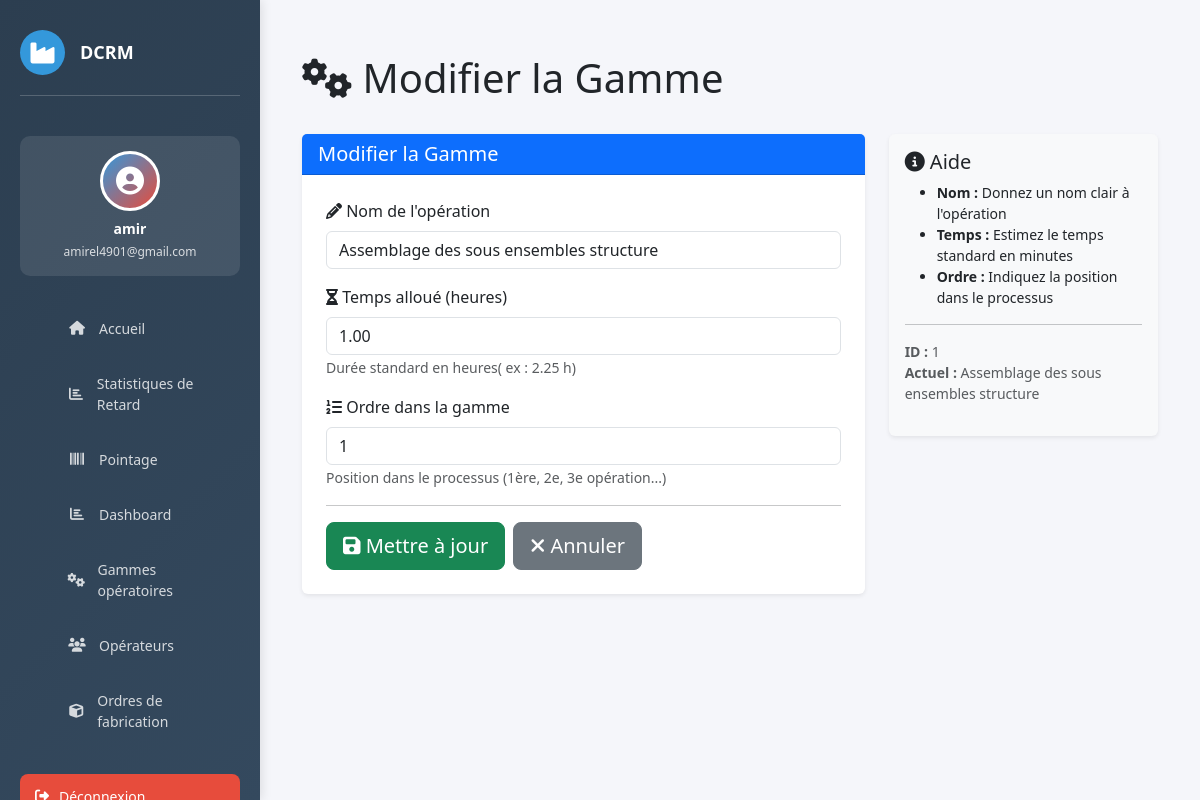
Page /gamme/1/modifier/ (signed in) on the committed database.
### website/models.py (models this page shows, shortened)
class GammeOperation(models.Model):
    nom           = models.CharField(max_length=200)
    temps_alloue  = models.DecimalField(max_digits=5, decimal_places=2, help_text="Durée standard en minutes")
    ordre         = models.PositiveSmallIntegerField(help_text="Position dans la gamme")
    class Meta:
        ordering = ['ordre']

### website/views.py (the view)
# urls.py: path('gamme/<int:id>/modifier/', views.gamme_form, name='modifier_gamme'),  # Modifier
@login_required(login_url='home')
def gamme_form(request, id=None):
    gamme = get_object_or_404(GammeOperation, id=id) if id else None
    titre = "Modifier la Gamme" if gamme else "Ajouter une Gamme"
    if request.method == 'POST':
        form = GammeOperationForm(request.POST, instance=gamme)
        if form.is_valid():
            form.save()
            msg = "modifiée" if gamme else "ajoutée"
            messages.success(request, f"✅ Gamme {msg} avec succès!")
            return redirect('gammes_list')
    else:
        form = GammeOperationForm(instance=gamme)
    return render(request, 'gamme/gamme_form.html', {'form': form, 'titre': titre, 'gamme': gamme})

### website/forms.py
class GammeOperationForm(forms.ModelForm):
    class Meta:
        model = GammeOperation
        fields = ['nom', 'temps_alloue', 'ordre']
        widgets = {
            'nom': forms.TextInput(attrs={
                'class': 'form-control',
                'placeholder': 'Ex: Assemblage'
            }),
            'temps_alloue': forms.NumberInput(attrs={
                'class': 'form-control',
                'step': '0.01',
                'placeholder': 'Heures  (ex: 2.25)'
            }),
            'ordre': forms.NumberInput(attrs={
                'class': 'form-control',
                'placeholder': '1, 2, 3...'
            }),
        }

### website/templates/gamme/gamme_form.html (shortened to what this page needs)
{% extends 'base.html' %}
{% load static %}
{% block content %}
<div class="container mt-4">
    <div class="row mb-4">
        <div class="col-md-8">
            <h1 class="display-6">
                <i class="fas fa-cogs"></i> {{ titre }}
            </h1>
        </div>
    </div>
    <div class="row">
        <div class="col-lg-8">
            <div class="card border-0 shadow-sm">
                <div class="card-header bg-primary text-white">
                    <h5 class="mb-0">{{ titre }}</h5>
                </div>
                <div class="card-body p-4">
                    <form method="POST" novalidate>
                        <div class="mb-3">
                            <label class="form-label">
                                <i class="fas fa-pencil-alt"></i> Nom de l'opération
                            </label>
                            {% if form.nom.errors %}
                                <input type="text" name="nom" class="form-control is-invalid"
                                       value="{{ form.nom.value|default:'' }}" required>
                                <div class="invalid-feedback">
                                    {{ form.nom.errors.0 }}
                                </div>
                            {% else %}
                                <input type="text" name="nom" class="form-control"
                                       placeholder="Ex: Assemblage structure"
                                       value="{{ form.nom.value|default:'' }}" required>
                            {% endif %}
                        </div>
                        <div class="mb-3">
                            <label class="form-label">
                                <i class="fas fa-hourglass-half"></i> Temps alloué (heures)
                            </label>
                            {% if form.temps_alloue.errors %}
                                <input type="number" name="temps_alloue" class="form-control is-invalid"
                                       value="{{ form.temps_alloue.value|default:'' }}" required>
                                <div class="invalid-feedback">
                                    {{ form.temps_alloue.errors.0 }}
                                </div>
                            {% else %}
                                <input type="number" name="temps_alloue" class="form-control"
                                       placeholder="Ex: 1.02"
                                       value="{{ form.temps_alloue.value|default:'' }}" required>
                            {% endif %}
                            <small class="text-muted">Durée standard en heures( ex : 2.25 h)</small>
                        </div>
                        <div class="mb-3">
                            <label class="form-label">
                                <i class="fas fa-list-ol"></i> Ordre dans la gamme
                            </label>
                            {% if form.ordre.errors %}
                                <input type="number" name="ordre" class="form-control is-invalid"
                                       value="{{ form.ordre.value|default:'' }}" required>
                                <div class="invalid-feedback">
                                    {{ form.ordre.errors.0 }}
                                </div>
                            {% else %}
                                <input type="number" name="ordre" class="form-control"
                                       placeholder="Ex: 1, 2, 3..."
                                       value="{{ form.ordre.value|default:'' }}" required>
                            {% endif %}
                            <small class="text-muted">Position dans le processus (1ère, 2e, 3e opération...)</small>
                        </div>
                        <hr>
                        <div class="d-flex gap-2">
                            <button type="submit" class="btn btn-success btn-lg">
                                <i class="fas fa-save"></i>
                                {% if gamme %}Mettre à jour{% else %}Ajouter{% endif %}
                            </button>
                            <a href="{% url 'gammes_list' %}" class="btn btn-secondary btn-lg">
                                <i class="fas fa-times"></i> Annuler
                            </a>
                        </div>
                    </form>
                </div>
            </div>
        </div>
        <div class="col-lg-4">
            <div class="card border-0 shadow-sm bg-light">
                <div class="card-body">
                    <h5 class="card-title">
                        <i class="fas fa-info-circle"></i> Aide
                    </h5>
                    <ul class="small">
                        <li><strong>Nom :</strong> Donnez un nom clair à l'opération</li>
                        <li><strong>Temps :</strong> Estimez le temps standard en minutes</li>
                        <li><strong>Ordre :</strong> Indiquez la position dans le processus</li>
                    </ul>
                    {% if gamme %}
                    <hr>
                    <p class="small text-muted">
                        <strong>ID :</strong> {{ gamme.id }}<br>
                        {% if gamme.nom %}<strong>Actuel :</strong> {{ gamme.nom }}{% endif %}
                    </p>
                    {% endif %}
                </div>
            </div>
        </div>
    </div>
</div>
{% endblock %}

### website/templates/base.html (shortened to what this page needs)
{% load static %}
<!DOCTYPE html>
<html lang="fr">
<head>
    <link href="https://cdn.jsdelivr.net/npm/bootstrap@5.3.0/dist/css/bootstrap.min.css" rel="stylesheet">
    <link rel="stylesheet" href="https://cdnjs.cloudflare.com/ajax/libs/font-awesome/6.4.0/css/all.min.css">
</head>
<body>
    {% if user.is_authenticated %}
    <aside class="sidebar">
        <div class="sidebar-header">
            <div class="logo">
                <i class="fas fa-industry"></i>
            </div>
            <h3>DCRM</h3>
        </div>
        <div class="user-profile">
            <div class="user-avatar">
                <i class="fas fa-user-circle"></i>
            </div>
            <h6>{{ user.first_name|default:user.username }}</h6>
            <p>{{ user.email }}</p>
        </div>
        <ul class="sidebar-menu">
            <li>
                <a href="{% url 'dashboard_home' %}">
                    <i class="fas fa-home"></i>
                    <span>Accueil</span>
                </a>
            </li>
             <li>
                <a href="{% url 'list_retard' %}">
                    <i class="fas fa-chart-bar"></i>
                    <span>Statistiques de Retard</span>
                </a>
            </li>
            <li>
                <a href="{% url 'pointage' %}">
                    <i class="fas fa-barcode"></i>
                    <span>Pointage</span>
                </a>
            </li>
            <li>
                <a href="{% url 'dashboard' %}">
                    <i class="fas fa-chart-bar"></i>
                    <span>Dashboard</span>
                </a>
            </li>
            <li>
                <a href="{% url 'gammes_list' %}">
                    <i class="fas fa-cogs"></i>
                    <span>Gammes opératoires</span>
                </a>
            </li>
            <li>
                <a href="{% url 'operateur_list' %}">
                    <i class="fas fa-users"></i>
                    <span>Opérateurs</span>
                </a>
            </li>
            <li>
                <a href="{% url 'of_list' %}">
                    <i class="fas fa-cube"></i>
                    <span>Ordres de fabrication</span>
                </a>
            </li>
        </ul>
        <a href="{% url 'logout' %}" class="logout-btn">
            <i class="fas fa-sign-out-alt"></i>
            <span>Déconnexion</span>
        </a>
    </aside>
    {% endif %}
    <div class="main-content">
        {% block content %}
        {% endblock %}
    </div>
</body>
</html>

### website/templates/base.html (style rules this page uses)
:root { --primary: #2c3e50; --secondary: #3498db; --danger: #e74c3c; --success: #27ae60; --warning: #f39c12; }
* { margin: 0; padding: 0; box-sizing: border-box; }
body { font-family: 'Segoe UI', Tahoma, Geneva, Verdana, sans-serif; background-color: #f5f6fa; }
.sidebar { position: fixed; top: 0; left: 0; height: 100vh; width: 260px; background: linear-gradient(135deg, var(--primary) 0%, #34495e 100%); color: white; padding: 30px 20px; overflow-y: auto; box-shadow: 2px 0 10px rgba(0,0,0,0.1); z-index: 1000; }
.sidebar-header { display: flex; align-items: center; gap: 15px; margin-bottom: 40px; padding-bottom: 20px; border-bottom: 1px solid rgba(255,255,255,0.2); }
.sidebar-header .logo { width: 45px; height: 45px; background: var(--secondary); border-radius: 50%; display: flex; align-items: center; justify-content: center; font-size: 24px; }
.sidebar-header h3 { font-size: 18px; font-weight: 700; margin: 0; }
.user-profile { background: rgba(255,255,255,0.1); padding: 15px; border-radius: 10px; margin-bottom: 30px; text-align: center; }
.user-avatar { width: 60px; height: 60px; background: linear-gradient(135deg, var(--secondary), var(--danger)); border-radius: 50%; margin: 0 auto 10px; display: flex; align-items: center; justify-content: center; font-size: 28px; border: 3px solid white; }
.user-profile h6 { margin: 10px 0 5px; font-weight: 600; font-size: 14px; }
.user-profile p { margin: 0; font-size: 12px; opacity: 0.8; }
.sidebar-menu { list-style: none; margin-bottom: 30px; }
.sidebar-menu li { margin-bottom: 10px; }
.sidebar-menu a { display: flex; align-items: center; gap: 12px; padding: 12px 15px; color: rgba(255,255,255,0.8); text-decoration: none; border-radius: 8px; transition: all 0.3s ease; font-size: 14px; }
.sidebar-menu i { width: 20px; text-align: center; }
.logout-btn { display: flex; align-items: center; gap: 10px; width: 100%; padding: 12px 15px; background: var(--danger); color: white; border: none; border-radius: 8px; cursor: pointer; font-size: 14px; transition: all 0.3s ease; text-align: left; }
.main-content { margin-left: 260px; padding: 30px; min-height: 100vh; }

### rows in the picture
GammeOperation: nom "Assemblage des sous ensembles structure", temps_alloue "1.00", id "1"

### other values in the picture
{{ user.first_name|default:user.username }} "amir"
{{ user.email }} "amirel4901@gmail.com"
{{ titre }} "Modifier la Gamme"
